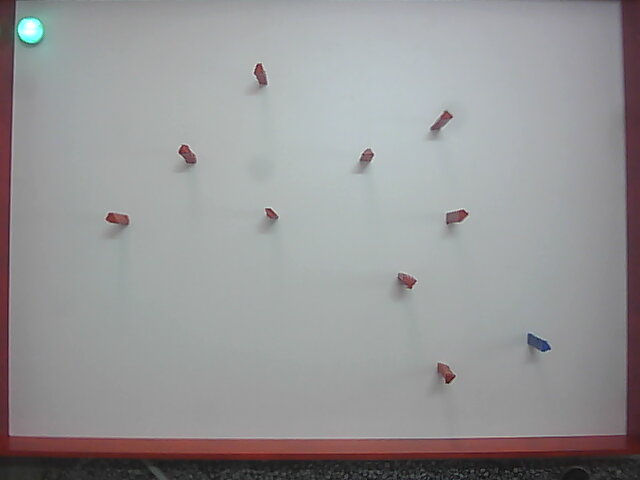
#> input picture Robomak - Sphero/Final Solution/5.jpg, 640 x 480 px
$ python final_code.py   (older library calls are emulated)
#> lines starting #> are read from the running program, lines starting #| are printed output that depends on the picture; after the words box and inside, x2 and y2 are one past the last pixel; in counts of white or black regions, pixels touching at a corner belong together
### Robomak - Sphero/Final Solution/sledenje_pshero.py
# import the necessary packages
import numpy as np
import argparse
import cv2

def initialPointSphero(image):
    # load the image, clone it for output, and then convert it to grayscale
    #image = cv2.imread('7.jpg', cv2.IMREAD_GRAYSCALE)
    image = cv2.cvtColor(image, cv2.COLOR_BGR2GRAY)
    output = image.copy()
    cv2.imshow('im', image)
    # detect circles in the image
    circles = cv2.HoughCircles(image, cv2.HOUGH_GRADIENT, 1, 1000, param1=50, param2=30, minRadius=5, maxRadius=30)

    # ensure at least some circles were found
    if circles is not None:
        # convert the (x, y) coordinates and radius of the circles to integers
        circles = np.round(circles[0, :]).astype("int")

        # loop over the (x, y) coordinates and radius of the circles
        for (x, y, r) in circles:
            # draw the circle in the output image, then draw a rectangle
            # corresponding to the center of the circle
            cv2.circle(output, (x, y), r, (0, 255, 0), 2)
            #cv2.rectangle(output, (x - r, y - r), (x + r, y + r), (0, 128, 255), -1)

            # show the output image
            #cv2.imshow('sphero', output)
            #cv2.waitKey(0)
        return x, y, r

### Robomak - Sphero/Final Solution/astar.py
#!/usr/bin/env python3
# -*- coding: utf-8 -*-
"""
Created on Wed Jun 21 01:15:13 2017

@author: dimitar

EXAMPLE

nmap = np.array([
    [0,0,0,0,0,0,0,0,0,0,0,0,0,0],
    [1,1,1,1,1,1,1,1,1,1,1,1,0,1],
    [0,0,0,0,0,0,0,0,0,0,0,0,0,0],
    [1,0,1,1,1,1,1,1,1,1,1,1,1,1],
    [0,0,0,0,0,0,0,0,0,0,0,0,0,0],
    [1,1,1,1,1,1,1,1,1,1,1,1,0,1],
    [0,0,0,0,0,0,0,0,0,0,0,0,0,0],
    [1,0,1,1,1,1,1,1,1,1,1,1,1,1],
    [0,0,0,0,0,0,0,0,0,0,0,0,0,0],
    [1,1,1,1,1,1,1,1,1,1,1,1,0,1],
    [0,0,0,0,0,0,0,0,0,0,0,0,0,0]])

path = astar.find_path(nmap, (10,13), (0,0))
print (path)

"""

import heapq
import numpy as np


def heuristic(a, b):
    return (b[0] - a[0]) ** 2 + (b[1] - a[1]) ** 2

def find_path(array, start, goal):

    neighbors = [(0,1),(0,-1),(1,0),(-1,0),(1,1),(1,-1),(-1,1),(-1,-1)]

    close_set = set()
    came_from = {}
    gscore = {start:0}
    fscore = {start:heuristic(start, goal)}
    oheap = []

    heapq.heappush(oheap, (fscore[start], start))

    while oheap:

        current = heapq.heappop(oheap)[1]

        if current == goal:
            data = []
            while current in came_from:
                data.append(current)
                current = came_from[current]
            return data

        close_set.add(current)
        for i, j in neighbors:
            neighbor = current[0] + i, current[1] + j
            tentative_g_score = gscore[current] + heuristic(current, neighbor)
            if 0 <= neighbor[0] < array.shape[0]:
                if 0 <= neighbor[1] < array.shape[1]:
                    if array[neighbor[0]][neighbor[1]] == 1:
                        continue
                else:
                    # array bound y walls
                    continue
            else:
                # array bound x walls
                continue

            if neighbor in close_set and tentative_g_score >= gscore.get(neighbor, 0):
                continue

            if  tentative_g_score < gscore.get(neighbor, 0) or neighbor not in [i[1]for i in oheap]:
                came_from[neighbor] = current
                gscore[neighbor] = tentative_g_score
                fscore[neighbor] = tentative_g_score + heuristic(neighbor, goal)
                heapq.heappush(oheap, (fscore[neighbor], neighbor))

    return False

### Robomak - Sphero/Final Solution/final_code.py
# import the necessary packages
import numpy as np
import cv2
import sledenje_pshero as ss
import astar
import PIL
import imutils
from matplotlib.pyplot import imshow, show


# load the image
image = cv2.imread('5.jpg', cv2.IMREAD_COLOR)
#> image is the input picture: shape (480, 640, 3); mean B, G, R 151.2, 150.3, 151
height, width, channels = image.shape
#> height = 480; width = 640; channels = 3
hsv = cv2.cvtColor(image, cv2.COLOR_BGR2HSV)
#> hsv: shape (480, 640, 3); mean H, S, V 83.8, 17.3, 155.4


# define the boundaries
uu_red = ([0, 40, 20], [10, 255, 255])
mask_red1 = cv2.inRange(hsv, np.array(uu_red[0]), np.array(uu_red[1]))
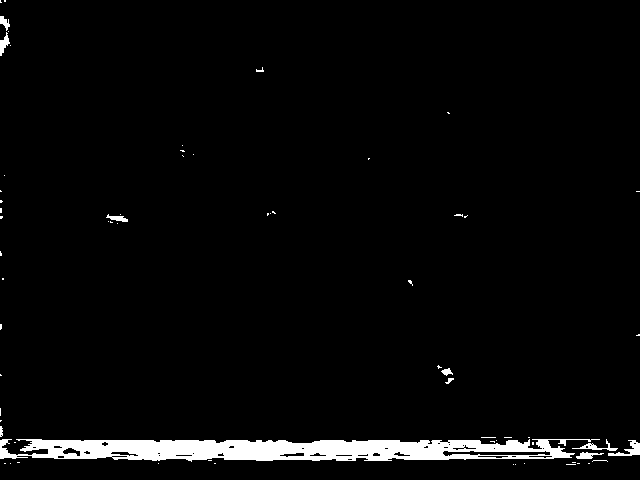
#> mask_red1: shape (480, 640); 3.4% white; 66 white regions (55 under 20 px), largest, box (x1, y1, x2, y2) and area: (0, 439, 600, 462) 9361, (608, 440, 640, 456) 205, (572, 439, 618, 451) 141

up_red = ([170, 40, 20], [180, 255, 255])
mask_red2 = cv2.inRange(hsv, np.array(up_red[0]), np.array(up_red[1]))
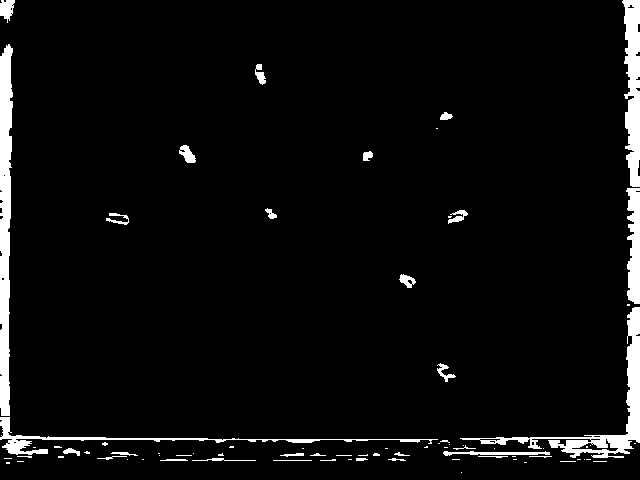
#> mask_red2: shape (480, 640); 4.7% white; 78 white regions (47 under 20 px), largest, box (x1, y1, x2, y2) and area: (0, 44, 13, 416) 3713, (460, 307, 640, 458) 3131, (622, 0, 640, 187) 2339

mask_red = cv2.add(mask_red1, mask_red2)
#> mask_red: shape (480, 640); 8.1% white; 31 white regions (15 under 20 px), largest, box (x1, y1, x2, y2) and area: (0, 307, 640, 462) 15719, (0, 32, 13, 416) 3891, (622, 0, 640, 187) 2339

uu_blue = ([100, 30, 20], [125, 255, 255])
mask_blue = cv2.inRange(hsv, np.array(uu_blue[0]), np.array(uu_blue[1]))
#> mask_blue: shape (480, 640); 0.12% white; 31 white regions (30 under 20 px), largest, box (x1, y1, x2, y2) and area: (527, 333, 552, 352) 290


kernelOpen = np.ones((5,5))
kernelClose = np.ones((5,5))
#kernelClose2 = np.ones((50,50))
maskOpen_red = cv2.morphologyEx(mask_red, cv2.MORPH_OPEN, kernelOpen)
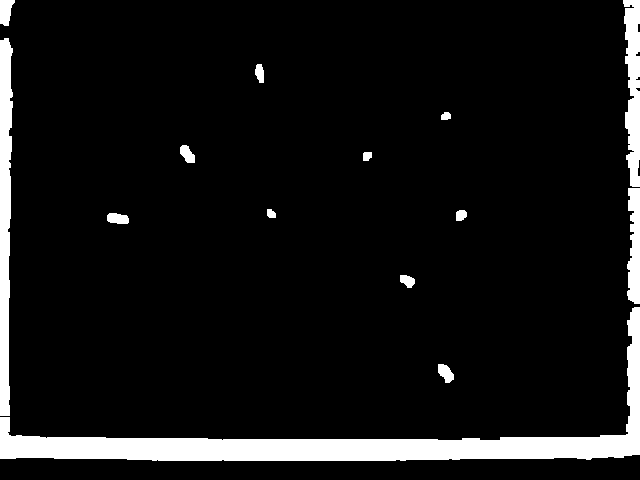
#> maskOpen_red: shape (480, 640); 7.9% white; 14 white regions, largest, box (x1, y1, x2, y2) and area: (0, 307, 640, 461) 15599, (0, 38, 13, 416) 3863, (623, 0, 640, 187) 2289
maskClose_red = cv2.morphologyEx(maskOpen_red, cv2.MORPH_CLOSE, kernelClose)
#> maskClose_red: shape (480, 640); 8% white; 11 white regions, largest, box (x1, y1, x2, y2) and area: (0, 0, 640, 461) 23231, (0, 0, 15, 26) 284, (438, 364, 454, 383) 201
#maskClose_red = cv2.morphologyEx(maskClose_red, cv2.MORPH_CLOSE, kernelClose2)
kernel = np.ones((12, 12),np.uint8)
maskClose_red = cv2.dilate(maskClose_red, kernel, iterations = 1)
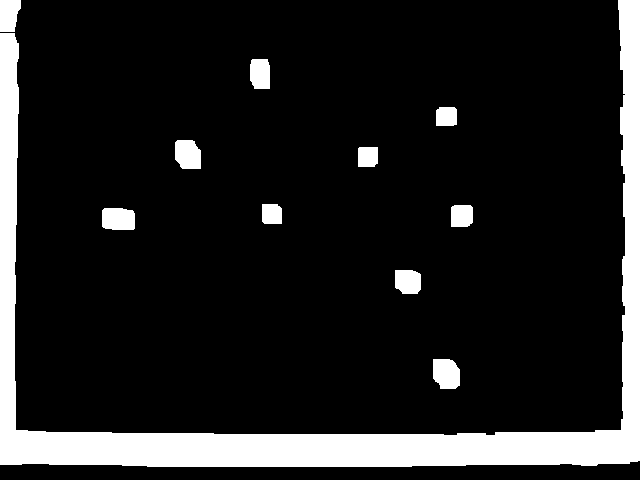
#> maskClose_red: shape (480, 640); 13.3% white; 11 white regions, largest, box (x1, y1, x2, y2) and area: (0, 0, 640, 467) 35416, (433, 359, 460, 389) 707, (102, 208, 135, 230) 684

kernelOpen = np.ones((5,5))
kernelClose = np.ones((5,5))
maskOpen_blue = cv2.morphologyEx(mask_blue, cv2.MORPH_OPEN, kernelOpen)
#> maskOpen_blue: shape (480, 640); 0.09% white; 1 white region
maskClose_blue = cv2.morphologyEx(maskOpen_blue, cv2.MORPH_CLOSE, kernelClose)


blue_dots = []
# find contours in the thresholded image
cnts = cv2.findContours(maskClose_blue.copy(), cv2.RETR_EXTERNAL,
	cv2.CHAIN_APPROX_SIMPLE)
#> cnts = 1 contour; box (x1, y1, x2, y2) and area: (527, 333, 551, 352) 256
cnts = cnts[0] if imutils.is_cv2() else cnts[1]

# loop over the contours
for c in cnts:
    # compute the center of the contour
    M = cv2.moments(c)
    try:
        cX = int(M["m10"] / M["m00"])
    except ZeroDivisionError:
        cX = 0

    try:
        cY = int(M["m01"] / M["m00"])
    except ZeroDivisionError:
        cY = 0
    if cY!=0 and cX!=0:
        blue_dots.append((int(cY/4), int(cX/4)))
#> this loop made 1 pass
#> (cX, cY) on pass 1: (537, 342)
#> after the loop, blue_dots = [(85, 134)]
        # [9 lines of commented-out code are left out]

final_matrix = np.zeros([height, width])
#final_matrix = cv2.cvtColor(image, cv2.COLOR_BGR2GRAY)

for i in range(height):
    for j in range(width):
        if maskClose_red[i,j] == 255:
            final_matrix[i,j] = int(1)
        elif maskClose_blue[i, j] == 255:
            final_matrix[i, j] = int(0)

#print(final_matrix)

final_matrix_small = cv2.resize(final_matrix,(0, 0),fx=0.25,fy=0.25, interpolation = cv2.INTER_CUBIC)

h, w = final_matrix_small.shape
#> h = 120; w = 160
print(h, w)
#| 120 160
#cv2.imshow("blue", final_matrix_small)
#cv2.waitKey(0)

y, x, r = ss.initialPointSphero(image)
#> in initialPointSphero, `image = cv2.cvtColor(image, cv2.COLOR_BGR2GRAY)`:
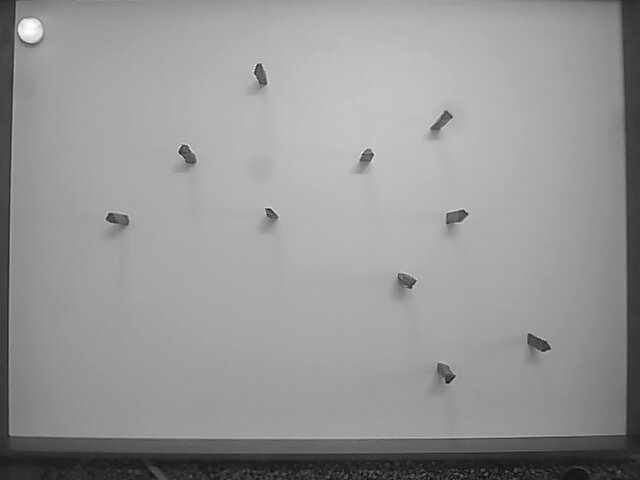
#> image: shape (480, 640); min 6, max 255, mean 150.6
#> in initialPointSphero, `circles = cv2.HoughCircles(image, cv2.HOUGH_GRADIENT, 1, 1000, param1=..`: circles = [[31.5, 29.5, 13.8]]
#> in initialPointSphero, `circles = np.round(circles[0, :]).astype("int")`: circles = [[32, 30, 14]]
#> the loop in initialPointSphero, `for (x, y, r) in circles:` made 1 pass
#> after the loop in initialPointSphero, `for (x, y, r) in circles:`:
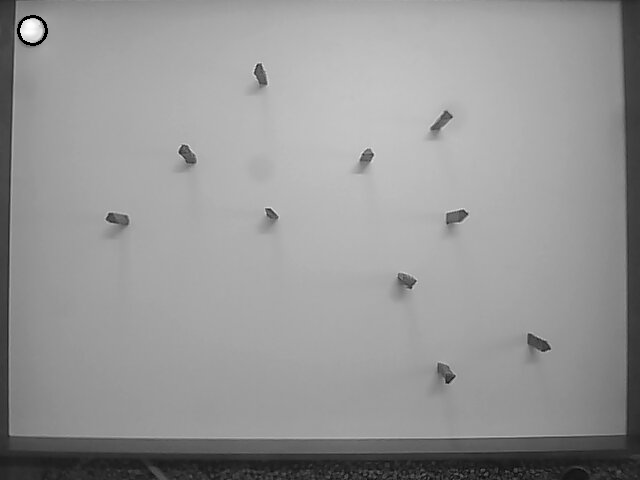
#> output: shape (480, 640); 0.08% of pixels changed, all inside (x1, y1, x2, y2) = (17, 15, 48, 46)
#> y = 32; x = 30; r = 14

final_matrix_small = (final_matrix_small>=0.5).astype(int)
np.set_printoptions(threshold=np.nan)


#print(final_matrix_small)
print(blue_dots)
#| [(85, 134)]

path = astar.find_path(final_matrix_small, (int(y/4), int(x/4)), blue_dots[0])
#> path = 127 pairs, first value 9 to 85, second value 8 to 134
#> final_matrix_small: shape (120, 160) int64; values 0 (black) and 1 (white), 13.7% white; 10 white regions, largest, box (x1, y1, x2, y2) and area: (0, 0, 160, 117) 2319, (25, 52, 34, 58) 48, (108, 90, 115, 97) 44
#path = astar.find_path(final_matrix_small, (20,20 ), (50,50))
#path = astar.find_path(final_matrix, (x, y), blue_dots[0])
print (path)
#> (printed output is left out)
print(len(path))
#| 127

for i in range(height):
    for j in range(width):
        if (j,i) in path:
            final_matrix_small[j,i] = 1
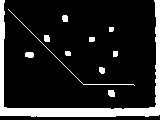
#> final_matrix_small: shape (120, 160) int64; values 0 (black) and 1 (white), 14.4% white; 11 white regions, largest, box (x1, y1, x2, y2) and area: (0, 0, 160, 117) 2319, (8, 9, 135, 86) 127, (25, 52, 34, 58) 48
            #final_matrix[i,j] = 255

imshow(final_matrix_small)
show()

cv2.imshow('pateka', final_matrix_small)
#cv2.imshow('pateka', final_matrix)
cv2.waitKey(0)

$ run again, with Robomak - Sphero/Final Solution/2.jpg copied over Robomak - Sphero/Final Solution/5.jpg
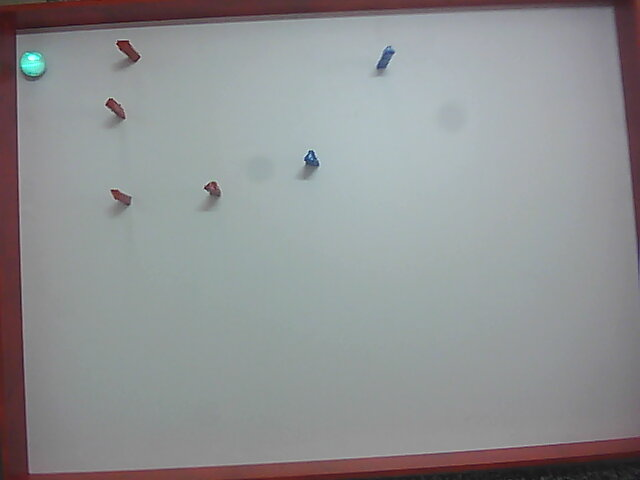
#> input picture Robomak - Sphero/Final Solution/2.jpg, 640 x 480 px
#> image is the input picture: shape (480, 640, 3); mean B, G, R 146.9, 145.7, 144.1
#> hsv: shape (480, 640, 3); mean H, S, V 93, 24.4, 151.6
#> mask_red1: shape (480, 640); 3.1% white; 145 white regions (102 under 20 px), largest, box (x1, y1, x2, y2) and area: (106, 455, 609, 480) 3931, (0, 0, 180, 27) 1417, (0, 429, 21, 480) 412
#> mask_red2: shape (480, 640); 7.1% white; 66 white regions (43 under 20 px), largest, box (x1, y1, x2, y2) and area: (0, 12, 640, 480) 11677, (40, 0, 609, 28) 5811, (610, 0, 640, 88) 1494
#> mask_red: shape (480, 640); 10.1% white; 24 white regions (13 under 20 px), largest, box (x1, y1, x2, y2) and area: (0, 0, 640, 480) 27903, (610, 0, 640, 88) 1556, (625, 89, 640, 192) 792
#> mask_blue: shape (480, 640); 0.22% white; 22 white regions (18 under 20 px), largest, box (x1, y1, x2, y2) and area: (374, 45, 397, 71) 340, (303, 150, 321, 167) 226, (638, 264, 640, 280) 32, (30, 77, 40, 82) 20
#> maskOpen_red: shape (480, 640); 10% white; 11 white regions, largest, box (x1, y1, x2, y2) and area: (0, 0, 640, 480) 27650, (614, 0, 640, 88) 1506, (628, 89, 640, 135) 460
#> maskOpen_blue: shape (480, 640); 0.17% white; 2 white regions
#> cnts = 2 contours; box (x1, y1, x2, y2) and area: (375, 46, 394, 70) 281, (304, 151, 320, 167) 180
#> the loop `for c in cnts:` made 2 passes
#> (cX, cY) on passes 1 to 2: (311, 158), (384, 57)
#> after the loop `for c in cnts:`: blue_dots = [(39, 77), (14, 96)]
#| 120 160
#> image: shape (480, 640)
#> in initialPointSphero, `circles = cv2.HoughCircles(image, cv2.HOUGH_GRADIENT, 1, 1000, param1=..`: circles = [[32.5, 63.5, 11.8]]
#> in initialPointSphero, `circles = np.round(circles[0, :]).astype("int")`: circles = [[32, 64, 12]]
#> the loop in initialPointSphero, `for (x, y, r) in circles:` made 1 pass
#> after the loop in initialPointSphero, `for (x, y, r) in circles:`:
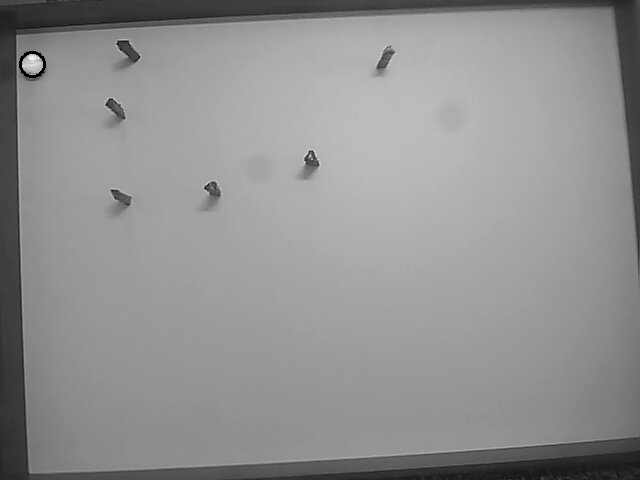
#> output: shape (480, 640); min 0, max 244, mean 145.2
#> `y, x, r = ss.initialPointSphero(image)`: y = 32; x = 64; r = 12
#| [(39, 77), (14, 96)]
#> path = 61 pairs, first value 9 to 39, second value 17 to 77
#> (printed output is left out)
#| 61
#> after the loop `for i in range(height):`:
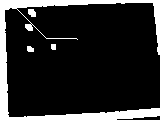
#> final_matrix_small: shape (120, 160) int64; values 0 (black) and 1 (white), 15.6% white; 4 white regions, box (x1, y1, x2, y2) and area: (0, 0, 160, 120) 2882, (28, 9, 36, 17) 52, (27, 46, 34, 52) 36, (51, 44, 56, 50) 29
